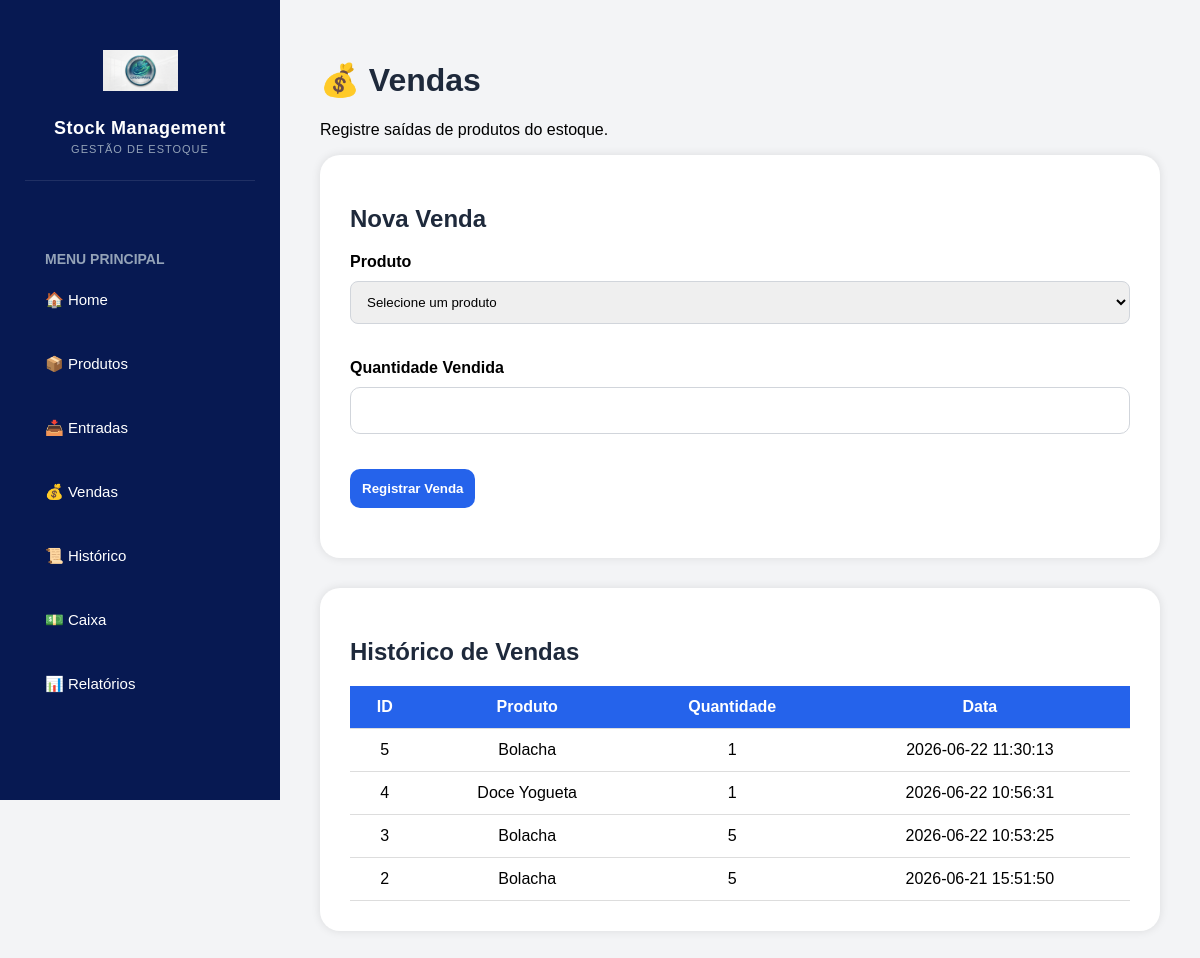
The app's page /sales with its own data.
### tables this page shows
CREATE TABLE stock_movements (

    id INTEGER PRIMARY KEY AUTOINCREMENT,
    
    product_id INTEGER NOT NULL,
    
    movement_type TEXT NOT NULL,
    
    quantity INTEGER NOT NULL,
    
    date TIMESTAMP DEFAULT CURRENT_TIMESTAMP
    
, total_value REAL DEFAULT 0);

CREATE TABLE products (
    id INTEGER PRIMARY KEY AUTOINCREMENT,
    name TEXT NOT NULL,
    quantity INTEGER NOT NULL,
    purchase_price REAL NOT NULL,
    selling_price REAL NOT NULL
, minimum_stock INTEGER DEFAULT 5);

### app.py (the view, shortened to what this page needs)
@app.route('/sales', methods=['GET', 'POST'])
def sales():
    connection = sqlite3.connect('database/database.db')
    cursor = connection.cursor()
    cursor.execute(
        '''
        SELECT id, name, quantity
        FROM products
        ORDER BY name
        '''
    )
    products = cursor.fetchall()
    cursor.execute(
        '''
        SELECT
            stock_movements.id,
            products.name,
            stock_movements.quantity,
            stock_movements.date
        FROM stock_movements
        INNER JOIN products
        ON products.id = stock_movements.product_id
        WHERE stock_movements.movement_type='Saída'
        ORDER BY stock_movements.id DESC
        '''
    )
    movements = cursor.fetchall()
    connection.close()
    return render_template(
        'sales.html',
        products=products,
        movements=movements
    )

### templates/sales.html (shortened to what this page needs)
{% extends 'base.html' %}
{% block content %}
<h1>💰 Vendas</h1>
<p>
Registre saídas de produtos do estoque.
</p>
<div class="card">
    <h2>Nova Venda</h2>
    <form method="POST">
        <label>Produto</label>
        <select name="product_id" required>
            <option value="">
                Selecione um produto
            </option>
        </select>
        <label>Quantidade Vendida</label>
        <input
            type="number"
            name="quantity"
            min="1"
            required
        >
        <button class="btn-blue">
            Registrar Venda
        </button>
    </form>
</div>
<div class="card">
    <h2>Histórico de Vendas</h2>
    <table>
        <tr>
            <th>ID</th>
            <th>Produto</th>
            <th>Quantidade</th>
            <th>Data</th>
        </tr>
        {% for movement in movements %}
        <tr>
            <td>{{ movement[0] }}</td>
            <td>{{ movement[1] }}</td>
            <td>{{ movement[2] }}</td>
            <td>{{ movement[3] }}</td>
        </tr>
        {% endfor %}
    </table>
</div>
{% endblock %}

### static/style.css (style rules this page uses)
body { margin:0; background:#f3f4f6; font-family:Arial, sans-serif; }
h1,h2 { color:#1e293b; }
.card { background:white; padding:30px; border-radius:20px; margin-bottom:30px; box-shadow:0px 0px 10px rgba(0,0,0,0.1); }
label { display:block; margin-top:20px; margin-bottom:10px; font-weight:bold; }
input { width:100%; padding:15px; border:1px solid #d1d5db; border-radius:10px; box-sizing:border-box; }
.btn-blue { background:#2563eb; color:white; border:none; padding:15px; border-radius:10px; margin-top:20px; cursor:pointer; }
table { width:100%; border-collapse:collapse; }
th { background:#f3f4f6; padding:15px; }
td { padding:15px; border-bottom:1px solid #e5e7eb; }
form { margin-bottom:20px; }
input { margin-bottom:15px; }
select { width:100%; padding:12px; border:1px solid #d1d5db; border-radius:8px; margin-bottom:15px; }
table { width:100%; border-collapse:collapse; background:white; border-radius:10px; }
th { background:#2563eb; color:white; }
th, td { padding:12px; text-align:center; border-bottom:1px solid #ddd; }
.btn-blue { background:#2563eb; color:white; padding:12px; border:none; border-radius:10px; text-decoration:none; cursor:pointer; font-weight:bold; }

### records on screen
stock_movements: id "5", name "Bolacha", quantity "1", date "2026-06-22 11:30:13"
stock_movements: id "4", name "Doce Yogueta", quantity "1", date "2026-06-22 10:56:31"
stock_movements: id "3", name "Bolacha", quantity "5", date "2026-06-22 10:53:25"
stock_movements: id "2", name "Bolacha", quantity "5", date "2026-06-21 15:51:50"
